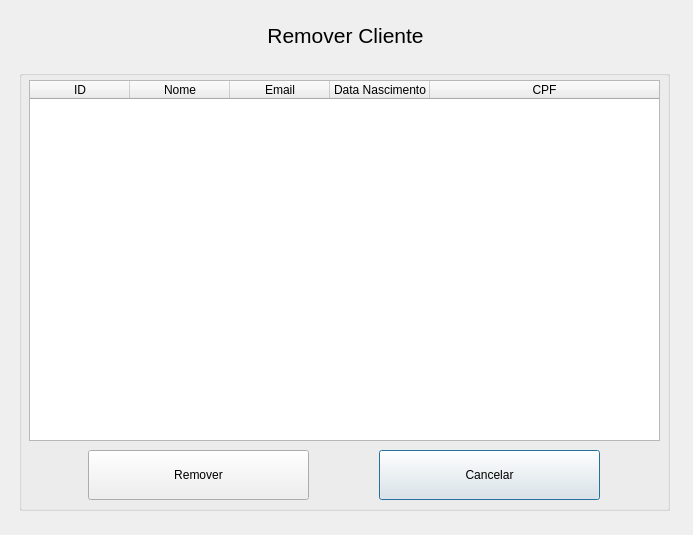
<?xml version="1.0" encoding="UTF-8"?>
<ui version="4.0">
 <class>DeleteClient</class>
 <widget class="QDialog" name="DeleteClient">
  <property name="geometry">
   <rect>
    <x>0</x>
    <y>0</y>
    <width>693</width>
    <height>535</height>
   </rect>
  </property>
  <property name="windowTitle">
   <string>Remover Cliente | Sistema de Controle de Comandas</string>
  </property>
  <widget class="QGroupBox" name="groupBox_clientDelete">
   <property name="geometry">
    <rect>
     <x>19</x>
     <y>70</y>
     <width>651</width>
     <height>441</height>
    </rect>
   </property>
   <property name="title">
    <string/>
   </property>
   <widget class="QTableWidget" name="tableWidget_clientDeleteFindShow">
    <property name="geometry">
     <rect>
      <x>10</x>
      <y>10</y>
      <width>631</width>
      <height>361</height>
     </rect>
    </property>
    <property name="editTriggers">
     <set>QAbstractItemView::NoEditTriggers</set>
    </property>
    <property name="showGrid">
     <bool>true</bool>
    </property>
    <attribute name="horizontalHeaderVisible">
     <bool>true</bool>
    </attribute>
    <attribute name="horizontalHeaderStretchLastSection">
     <bool>true</bool>
    </attribute>
    <attribute name="verticalHeaderVisible">
     <bool>false</bool>
    </attribute>
    <column>
     <property name="text">
      <string>ID</string>
     </property>
    </column>
    <column>
     <property name="text">
      <string>Nome</string>
     </property>
    </column>
    <column>
     <property name="text">
      <string>Email</string>
     </property>
    </column>
    <column>
     <property name="text">
      <string>Data Nascimento</string>
     </property>
    </column>
    <column>
     <property name="text">
      <string>CPF</string>
     </property>
    </column>
   </widget>
   <widget class="QPushButton" name="pushButton_clientDeleteCancel">
    <property name="geometry">
     <rect>
      <x>360</x>
      <y>380</y>
      <width>221</width>
      <height>50</height>
     </rect>
    </property>
    <property name="text">
     <string>Cancelar</string>
    </property>
   </widget>
   <widget class="QPushButton" name="pushButton_clientDelete">
    <property name="geometry">
     <rect>
      <x>69</x>
      <y>380</y>
      <width>221</width>
      <height>50</height>
     </rect>
    </property>
    <property name="text">
     <string>Remover</string>
    </property>
   </widget>
  </widget>
  <widget class="QLabel" name="label_clientDeleteTitle">
   <property name="geometry">
    <rect>
     <x>20</x>
     <y>20</y>
     <width>651</width>
     <height>31</height>
    </rect>
   </property>
   <property name="font">
    <font>
     <pointsize>16</pointsize>
    </font>
   </property>
   <property name="text">
    <string>Remover Cliente</string>
   </property>
   <property name="alignment">
    <set>Qt::AlignCenter</set>
   </property>
  </widget>
 </widget>
 <resources/>
 <connections/>
</ui>
